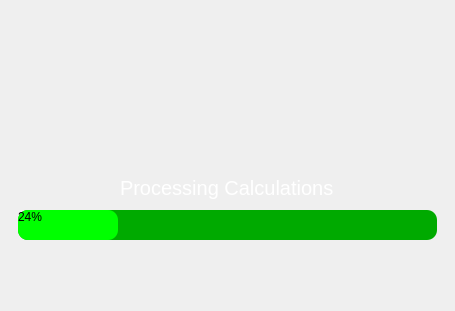
<?xml version="1.0" encoding="UTF-8"?>
<ui version="4.0">
 <class>processWindow</class>
 <widget class="QMainWindow" name="processWindow">
  <property name="geometry">
   <rect>
    <x>0</x>
    <y>0</y>
    <width>455</width>
    <height>311</height>
   </rect>
  </property>
  <property name="windowTitle">
   <string>MainWindow</string>
  </property>
  <property name="styleSheet">
   <string notr="true"/>
  </property>
  <widget class="QWidget" name="centralwidget">
   <property name="styleSheet">
    <string notr="true">*{
border: none;
background-color: transparent;
background: transparent;
padding: 0;
margin: 0;
color: #fff;
}
#widget{
border-image: url(:/images/load1.png);
}</string>
   </property>
   <layout class="QVBoxLayout" name="verticalLayout">
    <property name="spacing">
     <number>6</number>
    </property>
    <property name="topMargin">
     <number>9</number>
    </property>
    <property name="bottomMargin">
     <number>9</number>
    </property>
    <item>
     <widget class="QWidget" name="widget" native="true">
      <layout class="QVBoxLayout" name="verticalLayout_2">
       <property name="spacing">
        <number>0</number>
       </property>
       <property name="topMargin">
        <number>0</number>
       </property>
       <property name="bottomMargin">
        <number>0</number>
       </property>
       <item alignment="Qt::AlignHCenter">
        <widget class="QWidget" name="widget_2" native="true">
         <property name="minimumSize">
          <size>
           <width>0</width>
           <height>0</height>
          </size>
         </property>
         <layout class="QVBoxLayout" name="verticalLayout_3">
          <property name="bottomMargin">
           <number>9</number>
          </property>
          <item>
           <widget class="QLabel" name="label">
            <property name="minimumSize">
             <size>
              <width>150</width>
              <height>0</height>
             </size>
            </property>
            <property name="styleSheet">
             <string notr="true">border-image: url(:/images/logo.png);</string>
            </property>
            <property name="text">
             <string/>
            </property>
            <property name="alignment">
             <set>Qt::AlignCenter</set>
            </property>
           </widget>
          </item>
         </layout>
        </widget>
       </item>
       <item alignment="Qt::AlignTop">
        <widget class="QWidget" name="widget_3" native="true">
         <layout class="QVBoxLayout" name="verticalLayout_4">
          <property name="spacing">
           <number>10</number>
          </property>
          <property name="leftMargin">
           <number>0</number>
          </property>
          <property name="topMargin">
           <number>20</number>
          </property>
          <property name="rightMargin">
           <number>0</number>
          </property>
          <property name="bottomMargin">
           <number>20</number>
          </property>
          <item alignment="Qt::AlignHCenter|Qt::AlignVCenter">
           <widget class="QLabel" name="label_2">
            <property name="font">
             <font>
              <pointsize>15</pointsize>
             </font>
            </property>
            <property name="text">
             <string>Processing Calculations</string>
            </property>
           </widget>
          </item>
          <item>
           <widget class="QProgressBar" name="progressBar">
            <property name="minimumSize">
             <size>
              <width>0</width>
              <height>30</height>
             </size>
            </property>
            <property name="styleSheet">
             <string notr="true">QProgressBar{
	color: rgb(0, 0, 0);
	border-radius: 10px;
	background-color: rgb(0, 170, 0);
}
QProgressBar::chunk{
	border-radius: 10px;
	background-color: rgb(0, 255, 0);
}</string>
            </property>
            <property name="value">
             <number>24</number>
            </property>
           </widget>
          </item>
         </layout>
        </widget>
       </item>
      </layout>
     </widget>
    </item>
   </layout>
  </widget>
 </widget>
 <resources>
  <include location="res.qrc"/>
 </resources>
 <connections/>
</ui>
